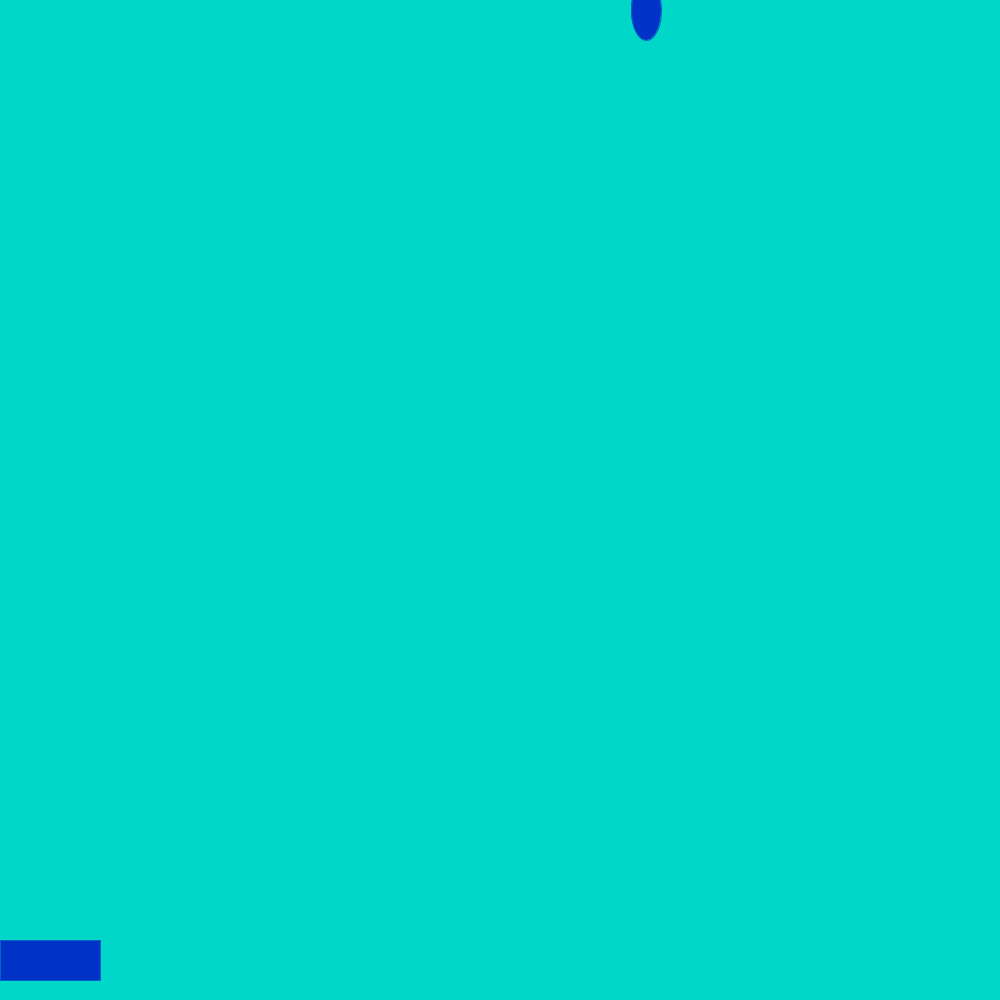
Frame 1 (no input)
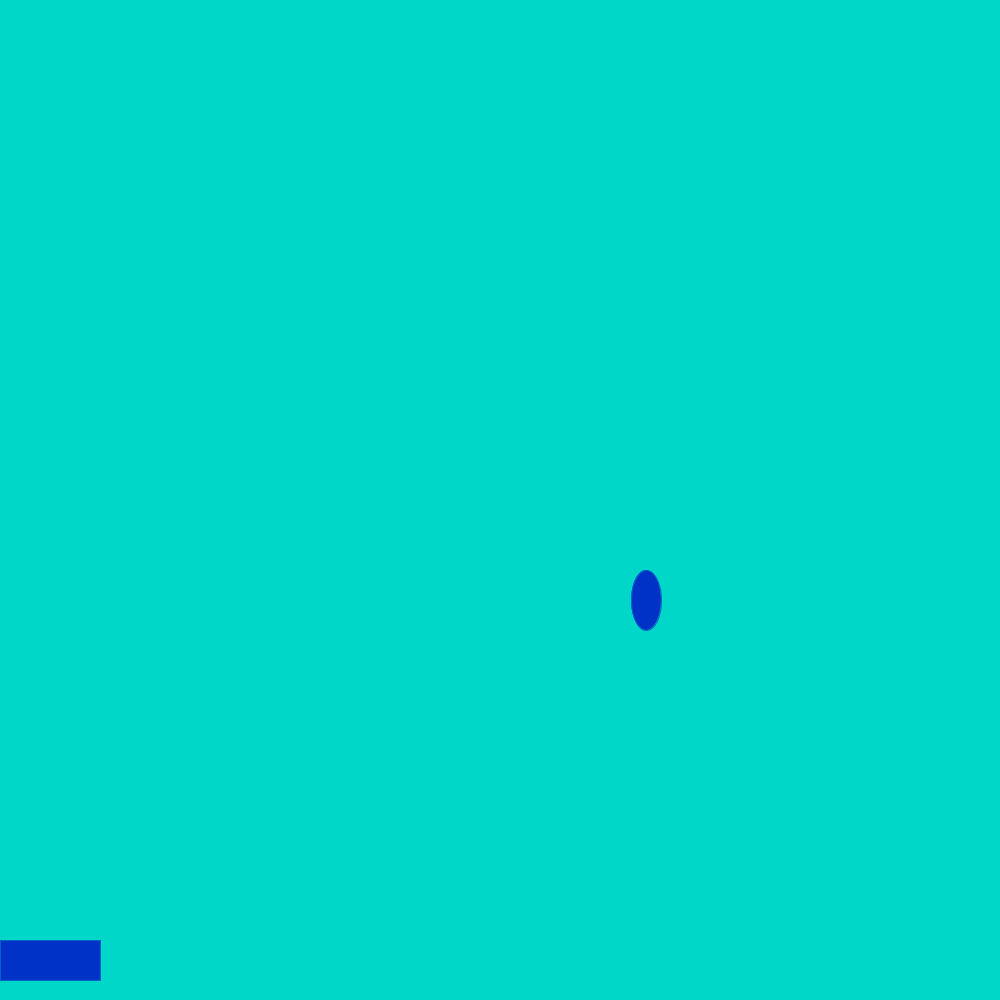
Frame 60 (the mouse pressed at the canvas centre just before this capture)
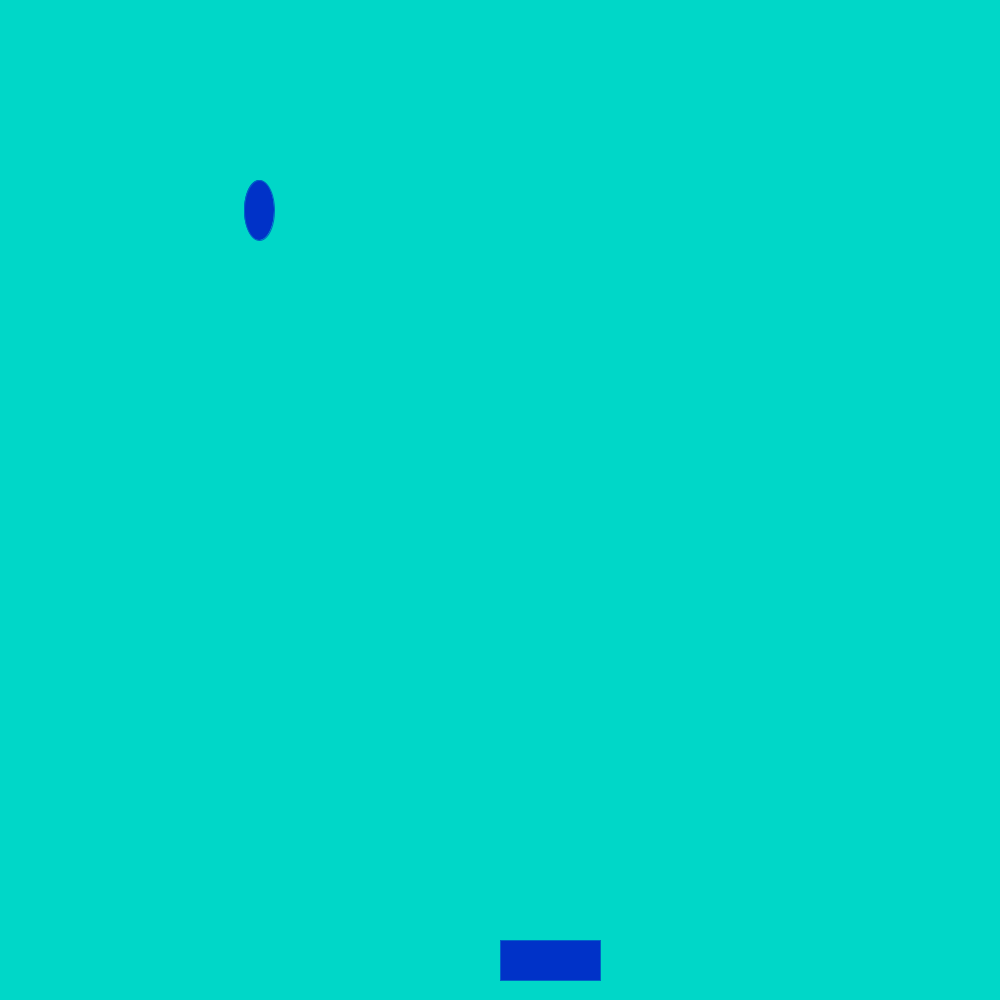
Frame 120 (the mouse held since frame 60 and released just before this capture)

The Processing sketch that drew these frames (run headless with seeded random() and noise(); from frame 60 on, the mouse is pressed at the canvas centre):

// Processing sketch: Rain_Game
// ── Rain_Game.pde
  int rainY = 10;
  int randomNumber = (int) random(1000);
  int score = 0;
void setup(){
size(1000, 1000);

}

void draw(){
  background(0, 215, 200);
 
  fill(0, 50, 200);
stroke(0, 100, 200);
ellipse(randomNumber, rainY, 30, 60);
 rect(mouseX,940, 100, 40);
rainY += 10;
if(rainY==1000){
randomNumber = (int) random(1000);
  rainY = 10;
}
if(rainY==940&&randomNumber>mouseX&&randomNumber<mouseX+100){
checkCatch(randomNumber);
  randomNumber = (int) random(1000);
  rainY = 10;

}
}
void checkCatch(int x){
     if (x > mouseX && x < mouseX+100)
          score++;
     else if (score > 0)
          score--;
     println("Your score is now: " + score); }
